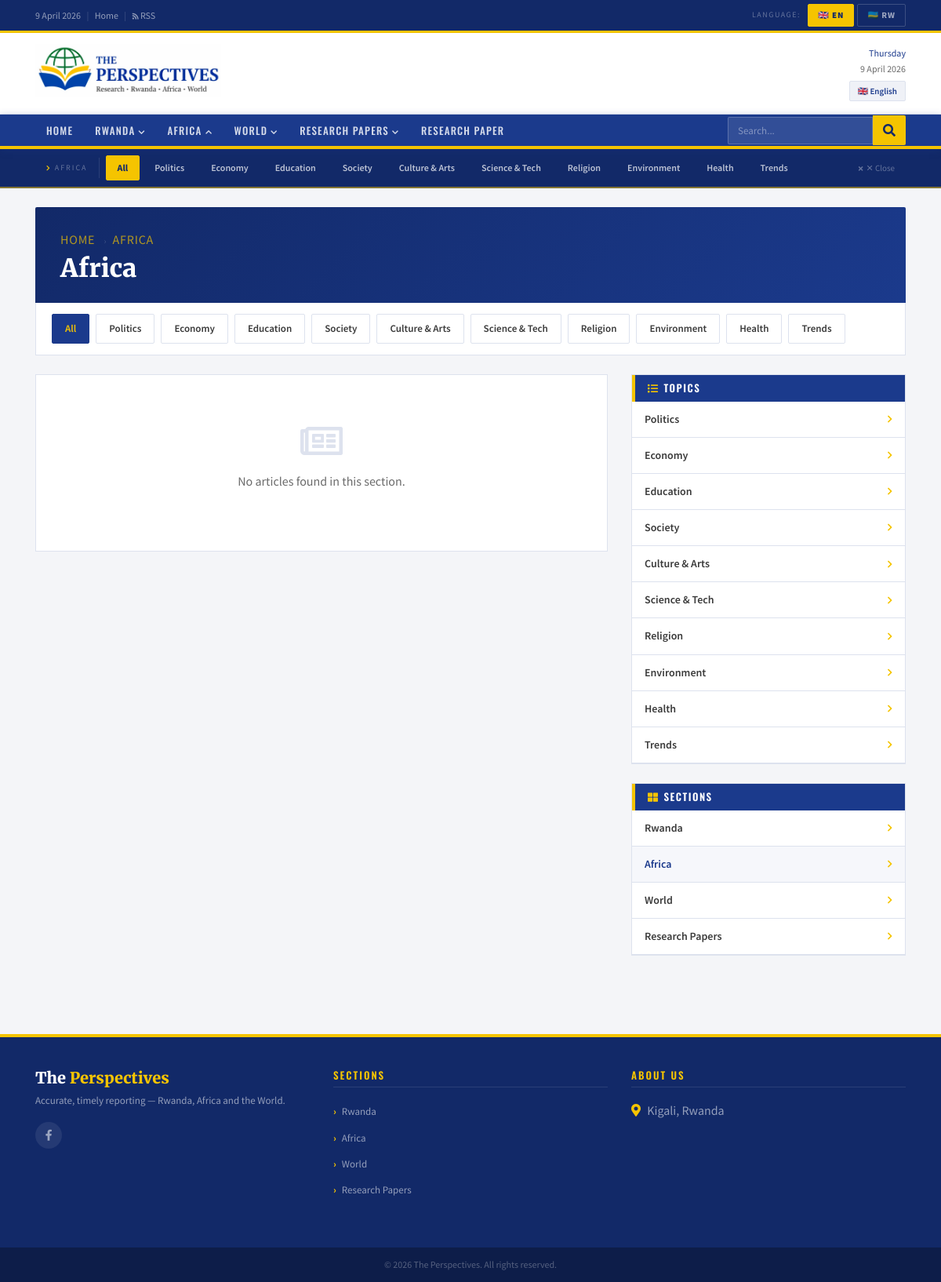
Screenshot of /en/category/africa/ with the database file from the repository.
### news/models.py (models this page shows, shortened)
class Language(models.Model):
    code        = models.CharField(max_length=10, unique=True)  # 'en' | 'rw'
    name        = models.CharField(max_length=100)              # English
    native_name = models.CharField(max_length=100)              # Ikinyarwanda
    flag_emoji  = models.CharField(max_length=10, blank=True)
    is_default  = models.BooleanField(default=False)
    is_active   = models.BooleanField(default=True)
    order       = models.IntegerField(default=0)
    class Meta:
        ordering = ['order']
        verbose_name = 'Language'
        verbose_name_plural = 'Languages'

class MainCategory(models.Model):
    language = models.ForeignKey(Language, on_delete=models.CASCADE,
                                 related_name='main_categories')
    name     = models.CharField(max_length=150)
    slug     = models.SlugField(max_length=150)
    order    = models.IntegerField(default=0)
    class Meta:
        ordering  = ['order']
        unique_together = ('language', 'slug')
        verbose_name        = 'Main Category'
        verbose_name_plural = 'Main Categories'
    def get_absolute_url(self):
        return reverse('news:category', kwargs={
            'lang_code': self.language.code,
            'cat_slug':  self.slug,
        })

class SubCategory(models.Model):
    language = models.ForeignKey(Language, on_delete=models.CASCADE,
                                 related_name='sub_categories')
    name     = models.CharField(max_length=150)
    slug     = models.SlugField(max_length=150)
    order    = models.IntegerField(default=0)
    class Meta:
        ordering  = ['order']
        unique_together = ('language', 'slug')
        verbose_name        = 'Sub Category'
        verbose_name_plural = 'Sub Categories'

class SiteSettings(models.Model):
    site_name       = models.CharField(max_length=100, default='The Perspectives')
    location        = models.CharField(max_length=100, blank=True, default='Kigali, Rwanda')
    phone          = models.CharField(max_length=20, blank=True)
    email          = models.EmailField(blank=True)
    tagline         = models.CharField(max_length=200, blank=True, default='Research · Rwanda · Africa · World')
    mooto_en         = models.CharField(max_length=300, blank=True)
    mooto_rw         = models.CharField(max_length=300, blank=True)
    facebook_url    = models.URLField(blank=True)
    twitter_url     = models.URLField(blank=True)
    whatsapp_number = models.CharField(max_length=20, blank=True)
    youtube_url    = models.URLField(blank=True)
    instagram_url   = models.URLField(blank=True)
    class Meta:
        verbose_name = verbose_name_plural = 'Site Settings'

### news/views.py (the view)
# urls.py: path('category/<slug:cat_slug>/', views.category, name='category'),
def category(request, lang_code, cat_slug):
    if lang_code not in VALID_LANGS:
        return redirect('/en/')
    lang, qs = _base(lang_code)
    cat  = get_object_or_404(MainCategory, language=lang, slug=cat_slug)
    subs = list(SubCategory.objects.filter(language=lang).order_by('order'))
    arts = list(qs.filter(main_category=cat))
    return render(request, 'news/listing.html', {
        'lang_code':  lang_code, 'lang': lang,
        'cats':       list(MainCategory.objects.filter(language=lang).order_by('order')),
        'subs':       subs,
        'articles':   arts,
        'active_cat': cat,
        'active_sub': None,
        'page_title': cat.name,
    })

### news/views.py (called while the page is built)
def _lang(lang_code):
    return get_object_or_404(Language, code=lang_code, is_active=True)

def _base(lang_code):
    lang = _lang(lang_code)
    return lang, Article.objects.filter(status='published', language=lang)\
                                .select_related('main_category', 'sub_category', 'author')

### news/templates/news/listing.html (shortened to what this page needs)
{% extends "news/base.html" %}
{% load static %}
{% block extra_head %}
<link rel="stylesheet" href="{% static 'news/css/listing.css' %}">
{% endblock %}
{% block content %}
<div class="row mb-4">
  <div class="col-12">
    <div class="lst-hdr">
      <div class="bc">
        <a href="/{{ lang_code }}/">{% if lang_code == 'rw' %}Ahabanza{% else %}Home{% endif %}</a>
        {% if active_cat %}<span class="bs">›</span><a href="{{ active_cat.get_absolute_url }}">{{ active_cat.name }}</a>{% endif %}
      </div>
      <h1>{{ page_title }}</h1>
    </div>
    {% if subs %}
    <div class="sub-filter-bar">
      <div class="sfpills">
        {% if active_cat %}
        <a href="{{ active_cat.get_absolute_url }}" class="sfpill {% if not active_sub %}act{% endif %}">
          {% if lang_code == 'rw' %}Byose{% else %}All{% endif %}
        </a>
        {% for sub in subs %}
        <a href="/{{ lang_code }}/category/{{ active_cat.slug }}/sub/{{ sub.slug }}/"
           class="sfpill {% if active_sub.pk == sub.pk %}act{% endif %}">
          {{ sub.name }}
        </a>
        {% endfor %}
        {% endif %}
      </div>
    </div>
    {% endif %}
  </div>
</div>
<div class="row">
  <div class="col-lg-8">
    <div class="row">
      {% for a in articles %}
      <div class="col-md-6 mb-4">
        <div class="ac h-100">
          <div class="ac-img"><a href="{{ a.get_absolute_url }}">
            {% if a.featured_image %}<img src="{{ a.featured_image.url }}" alt="{{ a.title }}">
            {% else %}<div class="ac-noimg"><i class="far fa-newspaper"></i></div>{% endif %}
          </a></div>
          <div class="ac-body">
            {% if a.main_category %}<a href="{{ a.main_category.get_absolute_url }}" class="ctag">{{ a.main_category.name }}</a>{% endif %}
            {% if a.sub_category %}<a href="{{ a.sub_category.get_absolute_url }}" class="stag"> › {{ a.sub_category.name }}</a>{% endif %}
            <h5><a href="{{ a.get_absolute_url }}">{{ a.title }}</a></h5>
            {% if a.summary %}<p>{{ a.summary|truncatechars:110 }}</p>{% endif %}
            <div class="ameta">
              {% if a.author %}<span><i class="fas fa-user-circle"></i> {{ a.author.get_full_name|default:a.author.username }}</span><span class="s">|</span>{% endif %}
              <span><i class="far fa-calendar-alt"></i> {{ a.published_at|date:"M d, Y" }}</span>
              <span class="s">|</span><span><i class="far fa-comment"></i> {{ a.comment_count }}</span>
            </div>
          </div>
        </div>
      </div>
      {% empty %}
      <div class="col-12">
        <div class="no-articles-listing">
          <i class="far fa-newspaper"></i>
          <p>{% if lang_code == 'rw' %}Nta makuru arahari muri iyi nzego.{% else %}No articles found in this section.{% endif %}</p>
        </div>
      </div>
      {% endfor %}
    </div>
  </div>
  <div class="col-lg-4">
    {% if subs %}
    <div class="sw mb-4">
      <div class="sw-hd"><i class="fas fa-list"></i>{% if lang_code == 'rw' %}Inyito{% else %}Topics{% endif %}</div>
      <ul class="sw-list">
        {% for sub in subs %}
        <li>
          <a href="{% if active_cat %}/{{ lang_code }}/category/{{ active_cat.slug }}/sub/{{ sub.slug }}/{% else %}{{ sub.get_absolute_url }}{% endif %}"
             class="{% if active_sub.pk == sub.pk %}act{% endif %}">
            {{ sub.name }}<i class="fas fa-chevron-right fa-xs"></i>
          </a>
        </li>
        {% endfor %}
      </ul>
    </div>
    {% endif %}
    <div class="sw">
      <div class="sw-hd"><i class="fas fa-th-large"></i>{% if lang_code == 'rw' %}Inzego{% else %}Sections{% endif %}</div>
      <ul class="sw-list">
        {% for cat in cats %}
        <li>
          <a href="{{ cat.get_absolute_url }}" class="{% if active_cat.pk == cat.pk %}act{% endif %}">
            {{ cat.name }}<i class="fas fa-chevron-right fa-xs"></i>
          </a>
        </li>
        {% endfor %}
      </ul>
    </div>
  </div>
</div>
{% endblock %}

### news/templates/news/base.html (shortened to what this page needs)
{% load static %}
<!DOCTYPE html>
<html lang="{{ lang_code }}">
<head>
<link rel="stylesheet" href="https://stackpath.bootstrapcdn.com/bootstrap/4.5.2/css/bootstrap.min.css">
<link rel="stylesheet" href="https://cdnjs.cloudflare.com/ajax/libs/font-awesome/5.15.4/css/all.min.css">
<link rel="stylesheet" href="{% static 'news/css/base.css' %}">
{% block extra_head %}{% endblock %}
</head>
<body>
<div class="topbar">
  <div class="container">
    <div class="d-flex justify-content-between align-items-center flex-wrap" style="gap:8px;">
      <div>
        <span id="tb-date"></span>
        <span class="tb-sep">|</span>
        <a href="/{{ lang_code }}/">{% if lang_code == 'rw' %}Ahabanza{% else %}Home{% endif %}</a>
        <span class="tb-sep">|</span>
        <a href="#"><i class="fas fa-rss fa-xs"></i> RSS</a>
      </div>
      <div class="lang-sw">
        <span class="lang-sw-lbl">{% if lang_code == 'rw' %}Ururimi{% else %}Language{% endif %}:</span>
        {% for lng in all_languages %}
        <form method="POST" action="/switch-lang/" class="lang-form">
          <button type="submit" class="lang-btn {% if lang_code == lng.code %}active{% endif %}">
            {{ lng.flag_emoji }} {{ lng.code|upper }}
          </button>
        </form>
        {% endfor %}
      </div>
    </div>
  </div>
</div>
<div class="masthead">
  <div class="container">
    <div class="row align-items-center">
      <div class="col-md-7">
        <a href="/{{ lang_code }}/" class="d-inline-block mast-logo">
          <img src="{% static 'news/img/logo.png' %}" alt="The Perspectives"
               onerror="this.style.display='none';document.getElementById('mlfb').style.display='flex';">
        </a>
      </div>
      <div class="col-md-5 d-none d-md-block mast-right">
        <div class="mast-date">
          <span class="mday" id="mday"></span>
          <span id="mdt"></span>
        </div>
        {% if lang %}
        <span class="mast-lang-badge">{{ lang.flag_emoji }} {{ lang.native_name }}</span>
        {% endif %}
      </div>
    </div>
  </div>
</div>
<nav class="pnav navbar navbar-expand-lg navbar-dark py-0" id="pnav">
  <div class="container">
    <div class="collapse navbar-collapse" id="pnav-col">
      <ul class="navbar-nav mr-auto">
        <li class="nav-item">
          <a class="nav-link pnav-lnk {% block home_active %}{% endblock %}" href="/{{ lang_code }}/">
            {% if lang_code == 'rw' %}Ahabanza{% else %}Home{% endif %}
          </a>
        </li>
        {% for cat in nav_cats %}
        <li class="nav-item">
          <a class="nav-link pnav-lnk {% block cat_active %}{% endblock %}"
             href="/{{ lang_code }}/category/{{ cat.slug }}/"
             data-cid="{{ cat.id }}" data-cname="{{ cat.name }}"
             data-curl="/{{ lang_code }}/category/{{ cat.slug }}/"
             onclick="return navCatClick(event,this)">
            {{ cat.name }}<i class="fas fa-chevron-down ci"></i>
          </a>
        </li>
        {% endfor %}
        <li class="nav-item">
          <a class="nav-link pnav-lnk" href="/{{ lang_code }}/research/">
            {% if lang_code == 'rw' %}Inyandiko z'Ubushakashatsi{% else %}Research Paper{% endif %}
          </a>
        </li>
      </ul>
      <form class="nav-search" action="/{{ lang_code }}/search/" method="get">
        <input type="text" name="q"
               placeholder="{% if lang_code == 'rw' %}Shakisha...{% else %}Search...{% endif %}"
               value="{{ request.GET.q|default:'' }}" autocomplete="off">
        <button type="submit"><i class="fas fa-search"></i></button>
      </form>
    </div>
  </div>
</nav>
<div class="snav" id="snav">
  <div class="container">
    <div class="snav-inner" id="snav-inner"></div>
  </div>
</div>
<main class="container py-4">{% block content %}{% endblock %}</main>
<footer>
  <div class="container">
    <div class="row">
      <div class="col-lg-4 col-md-6 mb-4">
        <div class="ft-logo mb-2">
          <div id="ftlfb" class="ft-logo-fb" style="display:non;">The <span>Perspectives</span></div>
        </div>
        <p style="font-size:13px;line-height:1.7;margin-top:8px;">
          {%if lang_code == 'rw' %}{{ site_settings.mooto_rw }}{% else %}{{ site_settings.mooto_en }}{% endif %}
        </p>
        <div class="ft-soc mt-3">
            {% if site_settings.facebook_url %}
          <a href="{{ site_settings.facebook_url }}" target="_blank"><i class="fab fa-facebook-f"></i></a>
          {% endif %}
        </div>
      </div>
      <div class="col-lg-4 col-md-6 mb-4">
        <h5>{% if lang_code == 'rw' %}Inzego{% else %}Sections{% endif %}</h5>
        <ul class="ft-list">
          {% for cat in nav_cats %}
          <li><a href="/{{ lang_code }}/category/{{ cat.slug }}/">{{ cat.name }}</a></li>
          {% endfor %}
        </ul>
      </div>
      <div class="col-lg-4 col-md-6 mb-4">
        <h5>{% if lang_code == 'rw' %}Aho Wadusanga{% else %}About us{% endif %}</h5>
        <ul class="ft-list">
          {% if site_settings.location %}
          <li><b><i class="fas fa-map-marker-alt" style="margin-right: 5px; color: #f5c400;"></i></b> {{ site_settings.location }}</li>
          {% endif %}
        </ul>
      </div>
    </div>
  </div>
  <div class="ft-btm"><div class="container">&copy; <span id="fy"></span> The Perspectives. {% if lang_code == 'rw' %}Uburenganzira bwose burarinzwe.{% else %}All rights reserved.{% endif %}</div></div>
</footer>
</body>
</html>

### news/static/news/css/listing.css (style rules this page uses)
.no-articles-listing { text-align: center; padding: 60px; background: var(--wh); border: 1px solid var(--bdr); }
.no-articles-listing i { font-size: 48px; color: var(--bdr); display: block; margin-bottom: 14px; }
.no-articles-listing p { color: var(--mg); }

### rows the page displays
Language: flag_emoji "🇬🇧", code "EN", native_name "English"
Language: flag_emoji "🇷🇼", code "RW"
MainCategory: name "RWANDA", name "Rwanda"
MainCategory: name "AFRICA", name "Africa"
MainCategory: name "WORLD", name "World"
MainCategory: name "RESEARCH PAPERS", name "Research Papers"
SubCategory: name "Politics"
SubCategory: name "Economy"
SubCategory: name "Education"
SubCategory: name "Society"
SubCategory: name "Culture & Arts"
SubCategory: name "Science & Tech"
SubCategory: name "Religion"
SubCategory: name "Environment"
SubCategory: name "Health"
SubCategory: name "Trends"
SiteSettings: mooto_en "Accurate, timely reporting — Rwanda, Africa and the World.", location "Kigali, Rwanda"
